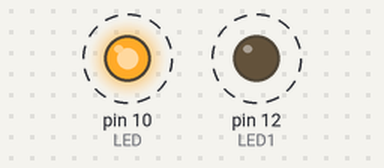
Recording of a program running on a simulated Raspberry Pi (header pin numbers). Shown: output pins drawn as LEDs (lit = HIGH). Dashed ring = blinking.

Above: at 0.5 s.
Timing chart, 0 to 4.6 s (numbered marks = the images above):
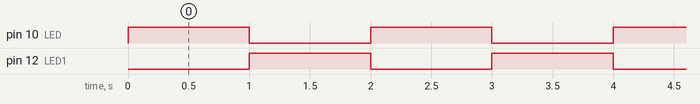

Measured:
- by itself, pin 10 (LED), pin 12 (LED1): alternates HIGH for 1.0 s and LOW for 1.0 s

The program:

LED2.py
```python
import RPi.GPIO as GPIO
import time

GPIO.setmode(GPIO.BOARD)
GPIO.setwarnings(False)
LED = 10
LED1= 12

def main():
    GPIO.setup(LED, GPIO.OUT, initial=GPIO.LOW)
    GPIO.setup(LED1, GPIO.OUT)
    while 1:
        GPIO.output(LED, GPIO.HIGH)
        GPIO.output(LED1, GPIO.LOW)
        time.sleep(1)
        GPIO.output(LED, GPIO.LOW)
        GPIO.output(LED1, GPIO.HIGH)
        time.sleep(1)

if __name__=='__main__':
    main()
```
